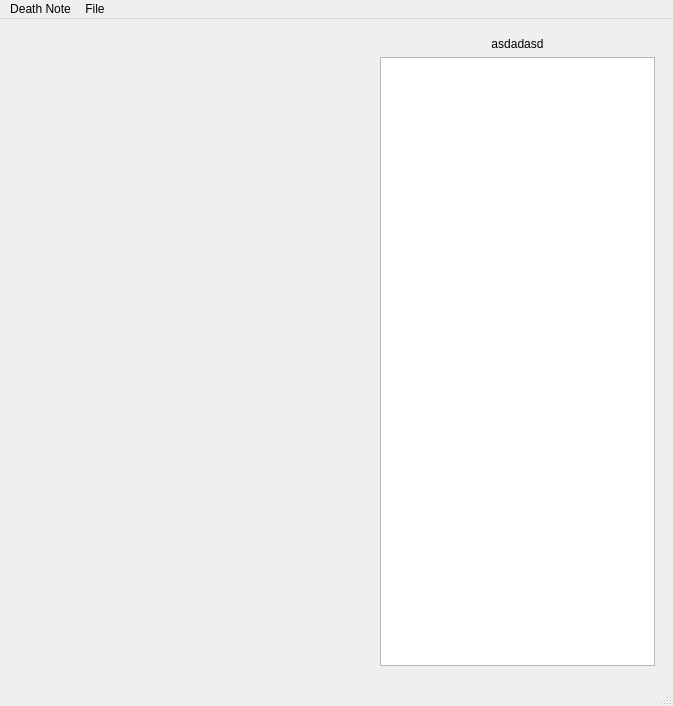
<?xml version="1.0" encoding="UTF-8"?>
<ui version="4.0">
 <class>MainWindow</class>
 <widget class="QMainWindow" name="MainWindow">
  <property name="geometry">
   <rect>
    <x>0</x>
    <y>0</y>
    <width>673</width>
    <height>706</height>
   </rect>
  </property>
  <property name="windowTitle">
   <string>MainWindow</string>
  </property>
  <widget class="QWidget" name="centralwidget">
   <layout class="QHBoxLayout" name="horizontalLayout">
    <item>
     <widget class="QWidget" name="side_bar_1" native="true">
      <property name="minimumSize">
       <size>
        <width>175</width>
        <height>0</height>
       </size>
      </property>
      <property name="maximumSize">
       <size>
        <width>175</width>
        <height>16777215</height>
       </size>
      </property>
      <layout class="QVBoxLayout" name="side_bar_1_verticalLayout"/>
     </widget>
    </item>
    <item>
     <widget class="QWidget" name="side_bar_2" native="true">
      <property name="minimumSize">
       <size>
        <width>175</width>
        <height>0</height>
       </size>
      </property>
      <property name="maximumSize">
       <size>
        <width>175</width>
        <height>16777215</height>
       </size>
      </property>
      <layout class="QVBoxLayout" name="side_bar_2_verticalLayout"/>
     </widget>
    </item>
    <item>
     <widget class="QWidget" name="editor_2" native="true">
      <layout class="QVBoxLayout" name="editor">
       <item>
        <widget class="QLabel" name="label">
         <property name="text">
          <string>asdadasd</string>
         </property>
         <property name="alignment">
          <set>Qt::AlignCenter</set>
         </property>
        </widget>
       </item>
       <item>
        <widget class="QTextEdit" name="textEdit">
         <property name="minimumSize">
          <size>
           <width>0</width>
           <height>0</height>
          </size>
         </property>
        </widget>
       </item>
      </layout>
     </widget>
    </item>
   </layout>
  </widget>
  <widget class="QMenuBar" name="menubar">
   <property name="geometry">
    <rect>
     <x>0</x>
     <y>0</y>
     <width>673</width>
     <height>22</height>
    </rect>
   </property>
   <widget class="QMenu" name="menuFile">
    <property name="title">
     <string>File</string>
    </property>
    <addaction name="actionNew_Note"/>
    <addaction name="actionOpen_Note"/>
    <addaction name="actionNew_Directory"/>
    <addaction name="actionOpen_Directory"/>
    <addaction name="separator"/>
    <addaction name="actionExit"/>
   </widget>
   <widget class="QMenu" name="menuDeath_Note">
    <property name="title">
     <string>Death Note</string>
    </property>
    <addaction name="actionDeath_Note_Hak_nda"/>
    <addaction name="actionTercihler"/>
    <addaction name="separator"/>
    <addaction name="actionUygulamadan_k"/>
   </widget>
   <addaction name="menuDeath_Note"/>
   <addaction name="menuFile"/>
  </widget>
  <widget class="QStatusBar" name="statusbar"/>
  <action name="actionNew_Note">
   <property name="text">
    <string>Yeni Not</string>
   </property>
  </action>
  <action name="actionOpen_Note">
   <property name="text">
    <string>Not Aç</string>
   </property>
  </action>
  <action name="actionNew_Directory">
   <property name="text">
    <string>Yeni Klasör</string>
   </property>
  </action>
  <action name="actionOpen_Directory">
   <property name="text">
    <string>Klasör Aç</string>
   </property>
  </action>
  <action name="actionExit">
   <property name="text">
    <string>Kaydet</string>
   </property>
  </action>
  <action name="actionDeath_Note_Hak_nda">
   <property name="text">
    <string>Death Note Hakında</string>
   </property>
  </action>
  <action name="actionTercihler">
   <property name="text">
    <string>Tercihler</string>
   </property>
  </action>
  <action name="actionUygulamadan_k">
   <property name="text">
    <string>Uygulamadan Çık</string>
   </property>
  </action>
 </widget>
 <resources/>
 <connections/>
</ui>
